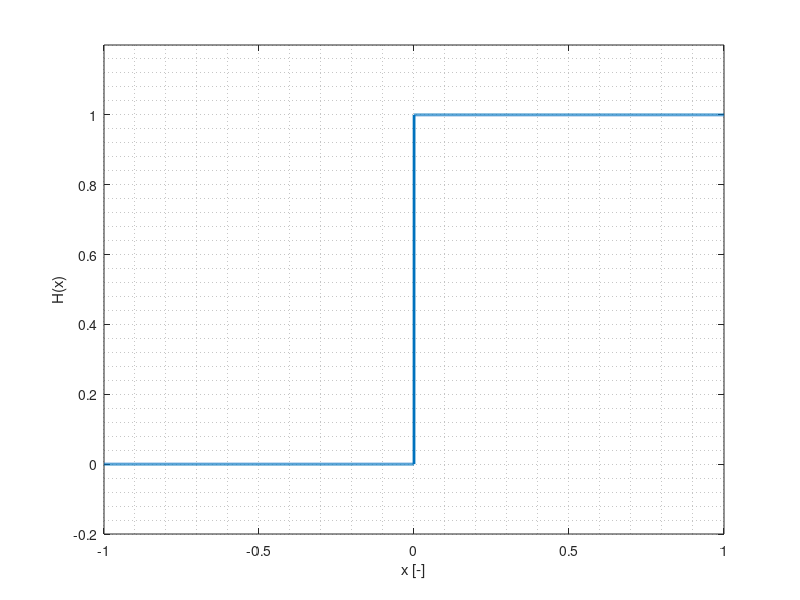
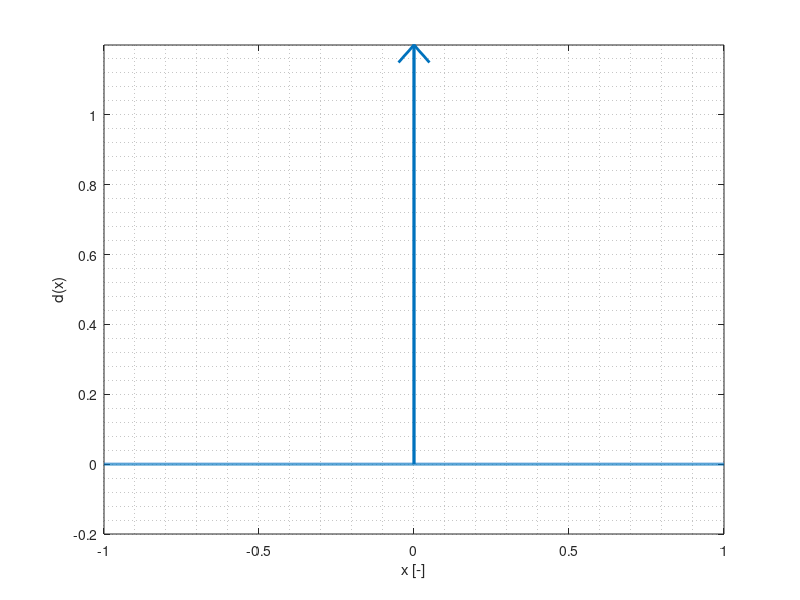
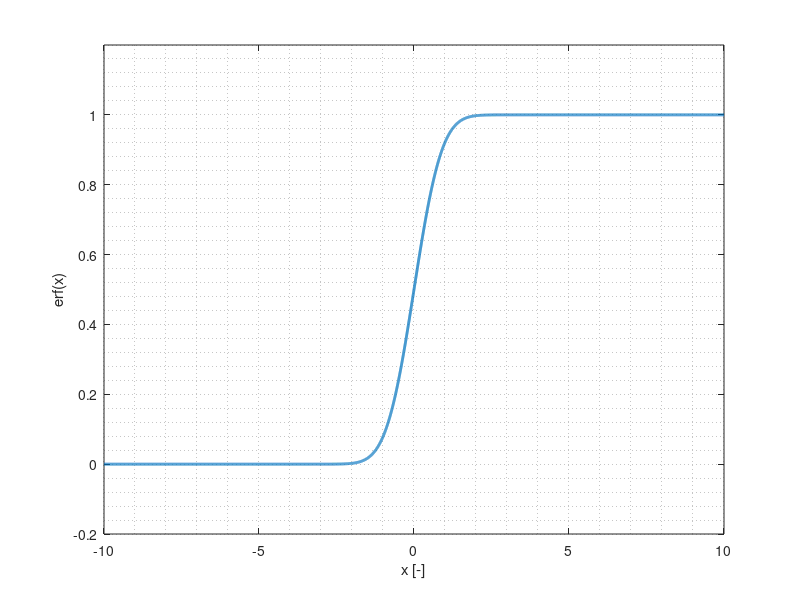
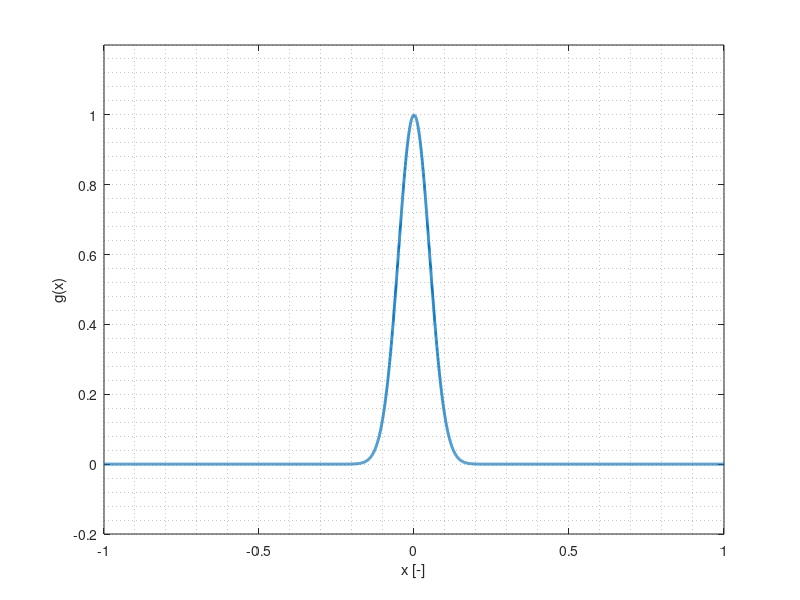

MATLAB code to generate these figures, in order:
close all;
%pkg load fuzzy-logic-toolkit;
%pkg load communications;
pkg load signal;
l=1; dl=2.5e-4;
time=-l:dl:l;
corrtime=-2*l:dl:2*l;

function ret=gaussmf(x, options)
sig=options(1);
c=options(2);
ret = exp((-(x - c).^2)./(2 * sig.^2));
endfunction

%scalepaper=0.3;
%papersize=[21*scalepaper 21*scalepaper];
%paperposition=[0 0 papersize];
%axesposition=[0.1, 0.1, 0.9, 0.9];
%fontsize=22;

unitstep=time>0;
h=figure(1);
%set (h,'papertype', '<custom>');
%set (h,'paperunits','centimeters');
%set (h,'papersize',papersize);
%set (h,'paperposition',paperposition);
%set (h,'defaultaxesposition', axesposition);
%set (h,'defaultaxesfontsize', fontsize);
plot(time,unitstep,"linewidth",2);
ylim([-0.2 1.2]);
xlabel("x [-]");
ylabel("H(x)");
grid off;
grid minor on;
saveas(gca, '/home/msboss/Documents/diplomova_prace/LaTeX/images/unitstep.eps','epsc');
pause(1);

h=figure(2);
%set (h,'defaultaxesfontsize', fontsize);
dirac=(time==0)/dl;
h=plot(time,dirac,'linewidth', 2);
line_color=get(h,"color");
llength=0.05;
line([-llength 0], [1.2-llength 1.2], 'linewidth', 2, "color", line_color);
line([llength 0], [1.2-llength 1.2], 'linewidth', 2, "color", line_color);
ylim([-0.2 1.2]);
xlabel("x [-]");
ylabel("d(x)");
grid off;
grid minor on;
saveas(gca, '/home/msboss/Documents/diplomova_prace/LaTeX/images/dirac.eps','epsc');

h=figure(3);
%set (h,'defaultaxesfontsize', fontsize);
err=erf(10*time)/2+1/2;
h=plot(10*time,err, 'linewidth', 2);
ylim([-0.2 1.2]);
xlabel("x [-]");
ylabel("erf(x)");
grid off;
grid minor on;
saveas(gca, '/home/msboss/Documents/diplomova_prace/LaTeX/images/erf.eps','epsc');

h=figure(4);
%set (h,'defaultaxesfontsize', fontsize);
gauss=gaussmf(time, [0.05 0]);
%plot(log(abs(fft(hamming(length(gauss))'.*(gauss-mean(gauss))))));
plot(time,gauss, 'linewidth', 2);
ylim([-0.2 1.2]);
xlabel("x [-]");
ylabel("g(x)");
grid off;
grid minor on;
saveas(gca, '/home/msboss/Documents/diplomova_prace/LaTeX/images/gauss.eps','epsc');

h=figure(5);
%set (h,'defaultaxesfontsize', fontsize);
sincx=sinc(20*time);
plot(20*time,sincx, 'linewidth', 2);
ylim([-0.3 1.1]);
xlabel("x [-]");
ylabel("sinc(x)");
grid off;
grid minor on;
saveas(gca, '/home/msboss/Documents/diplomova_prace/LaTeX/images/sinc.eps','epsc');

sincxcorr=xcorr(sincx,sincx);
h=figure(6);
%set (h,'defaultaxesfontsize', fontsize);
plot(corrtime,sincxcorr, 'linewidth', 2);
xlim([-1 1]);
xlabel("x [-]");
ylabel("");
grid off;
grid minor on;
saveas(gca, '/home/msboss/Documents/diplomova_prace/LaTeX/images/sinccorr.eps','epsc');

h=figure(7);
%set (h,'defaultaxesfontsize', fontsize);
noise=randn(length(time),1);
plot(time,noise, 'linewidth', 2);
xlabel("x [-]");
ylabel("rand(x)");
grid off;
grid minor on;
saveas(gca, '/home/msboss/Documents/diplomova_prace/LaTeX/images/whitenoise.eps','epsc');

noisecorr=xcorr(noise,noise);
h=figure(8);
%set (h,'defaultaxesfontsize', fontsize);
plot(corrtime,noisecorr, 'linewidth', 2);
xlim([-1 1]);
xlabel("t (-)");
ylabel("R(rand(x))");
grid off;
grid minor on;
saveas(gca, '/home/msboss/Documents/diplomova_prace/LaTeX/images/whitenoisecorr.eps','epsc');

h=figure(9);
%set (h,'defaultaxesfontsize', fontsize);
erfspeed=20;
separation=(erf(erfspeed*(time-0)) + 0.2*erf(erfspeed*(time-0.5)));% + 0.05*erf(erfspeed*(time-0.6)) - 0.1*erf(erfspeed*(time-0.7)) + 0.1*erf(erfspeed*(time-0.8)) +1.45)/2;
plot(time,separation, 'linewidth', 2);
xlabel("t (ns)");
ylabel("f(t)");
grid off;
grid minor on;
saveas(gca, '/home/msboss/Documents/diplomova_prace/LaTeX/images/separableunitstep.eps','epsc');

%ylim([-0.2 2.2]);

close all;